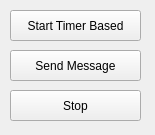
<?xml version="1.0" encoding="UTF-8"?>
<ui version="4.0">
 <class>Widget</class>
 <widget class="QWidget" name="Widget">
  <property name="geometry">
   <rect>
    <x>0</x>
    <y>0</y>
    <width>155</width>
    <height>135</height>
   </rect>
  </property>
  <property name="windowTitle">
   <string>Widget</string>
  </property>
  <widget class="QPushButton" name="startTimer">
   <property name="geometry">
    <rect>
     <x>10</x>
     <y>10</y>
     <width>131</width>
     <height>31</height>
    </rect>
   </property>
   <property name="text">
    <string>Start Timer Based</string>
   </property>
  </widget>
  <widget class="QPushButton" name="stopButton">
   <property name="geometry">
    <rect>
     <x>10</x>
     <y>90</y>
     <width>131</width>
     <height>31</height>
    </rect>
   </property>
   <property name="text">
    <string>Stop</string>
   </property>
  </widget>
  <widget class="QPushButton" name="sendMessage">
   <property name="geometry">
    <rect>
     <x>10</x>
     <y>50</y>
     <width>131</width>
     <height>31</height>
    </rect>
   </property>
   <property name="text">
    <string>Send Message</string>
   </property>
  </widget>
 </widget>
 <layoutdefault spacing="6" margin="11"/>
 <resources/>
 <connections/>
</ui>
